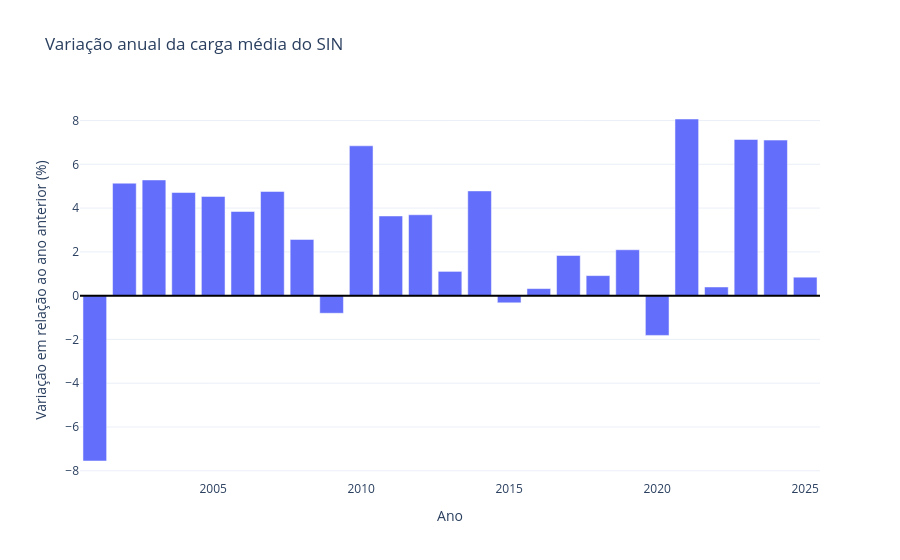

The code cell stored with this chart in its notebook:
### Code cell
annual_variation_data = annual_variation.dropna()

fig = px.bar(
    x=annual_variation_data.index,
    y=annual_variation_data.values,
    title='Variação anual da carga média do SIN'
)

fig.update_traces(marker_color='#636EFA')
fig.add_hline(y=0, line_color='black')
fig.update_layout(
    xaxis_title='Ano',
    yaxis_title='Variação em relação ao ano anterior (%)',
    showlegend=False
)
fig.show()

### Figure 1 — Plotly figure (JSON) as saved in the notebook; plotly's stock layout.template omitted (floating-point values rounded to 4 significant figures)
{"data": [{"hovertemplate": "x=%{x}<br>y=%{y}<extra></extra>", "legendgroup": "", "marker": {"color": "#636EFA", "pattern": {"shape": ""}}, "name": "", "orientation": "v", "showlegend": false, "textposition": "auto", "type": "bar", "x": [2001, 2002, 2003, 2004, 2005, 2006, 2007, 2008, 2009, 2010, 2011, 2012, 2013, 2014, 2015, 2016, 2017, 2018, 2019, 2020, 2021, 2022, 2023, 2024, 2025], "xaxis": "x", "y": [-7.554, 5.137, 5.286, 4.71, 4.532, 3.845, 4.76, 2.569, -0.8039, 6.845, 3.64, 3.695, 1.109, 4.785, -0.327, 0.3227, 1.835, 0.9162, 2.095, -1.816, 8.07, 0.3966, 7.134, 7.107, 0.8432], "yaxis": "y"}], "layout": {"barmode": "relative", "legend": {"tracegroupgap": 0}, "shapes": [{"line": {"color": "black"}, "type": "line", "x0": 0, "x1": 1, "xref": "x domain", "y0": 0, "y1": 0, "yref": "y"}], "showlegend": false, "title": {"text": "Variação anual da carga média do SIN"}, "xaxis": {"anchor": "y", "domain": [0, 1], "title": {"text": "Ano"}}, "yaxis": {"anchor": "x", "domain": [0, 1], "title": {"text": "Variação em relação ao ano anterior (%)"}}}}
